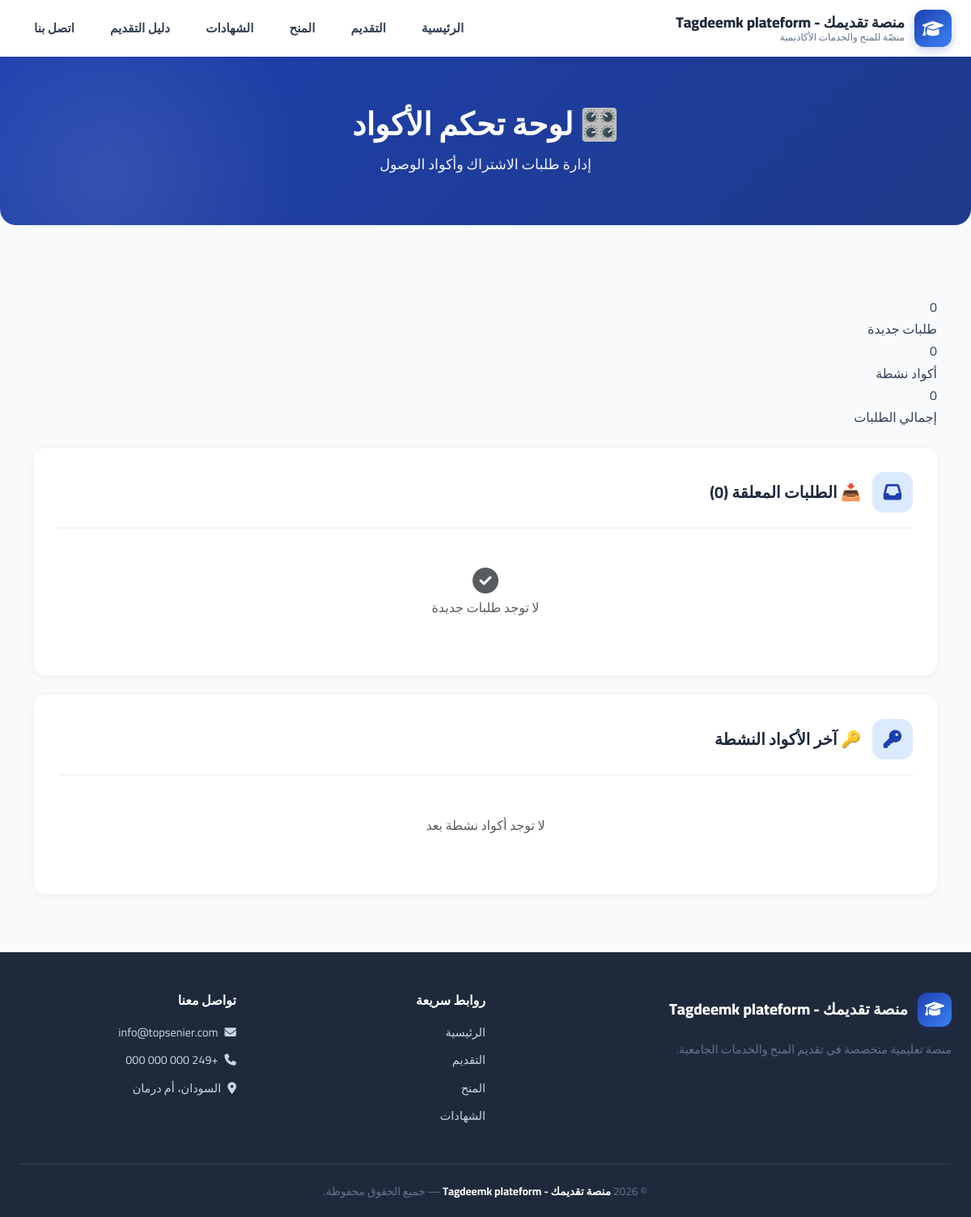
Page /access/dashboard/ (signed in) on the committed database.
### apps/config_app/models.py (models this page shows, shortened)
class SiteSettings(models.Model):
    site_name = models.CharField(
        max_length=100,
        default='توب سينير',
        verbose_name='اسم الموقع'
    )
    site_tagline = models.CharField(
        max_length=200,
        default='منصّتي للمنح والخدمات الأكاديمية',
        verbose_name='الشعار الفرعي'
    )
    hero_badge = models.CharField(
        max_length=200,
        default='🎓 منصة سودانية متكاملة للتعليم الجامعي',
        verbose_name='شعار Hero'
    )
    hero_title = models.CharField(
        max_length=300,
        default='بوابتك إلى الجامعات والمنح والتوثيق',
        verbose_name='عنوان Hero'
    )
    hero_description = models.TextField(
        default='نقدّم لك تجربة تعليمية متكاملة تجمع بين التقديم الإلكتروني، والمنح، وترتيب الرغبات، وتوثيق الشهادات.',
        verbose_name='وصف Hero'
    )
    hero_background = models.ImageField(
        upload_to='hero/%Y/%m/',
        blank=True,
        null=True,
        verbose_name='خلفية Hero',
        help_text='المقاس المثالي: 1920×1080 بكسل - حجم أقل من 1 ميجا'
    )
    hero_overlay_opacity = models.FloatField(
        default=0.6,
        verbose_name='شفافية الطبقة الداكنة',
        help_text='من 0 (بدون طبقة) إلى 1 (طبقة معتمة تماماً)'
    )
    hero_btn1_text = models.CharField(
        max_length=50,
        default='رتّب رغباتك',
        verbose_name='نص الزر الأول',
        blank=True,
    )
    hero_btn1_icon = models.CharField(
        max_length=50,
        default='fa-list-ol',
        verbose_name='أيقونة الزر الأول',
        blank=True,
        help_text='مثال: fa-list-ol',
    )
    hero_btn2_text = models.CharField(
        max_length=50,
        default='قدّم الآن',
        verbose_name='نص الزر الثاني',
        blank=True,
    )
    hero_btn2_icon = models.CharField(
        max_length=50,
        default='fa-paper-plane',
        verbose_name='أيقونة الزر الثاني',
        blank=True,
    )
    contact_phone = models.CharField(
        max_length=50,
        default='+249 000 000 000',
        verbose_name='رقم الهاتف'
    )
    contact_email = models.EmailField(
        default='info@topsenier.com',
        verbose_name='البريد الإلكتروني'
    )
    contact_address = models.CharField(
        max_length=200,
        default='السودان، أم درمان',
        verbose_name='العنوان'
    )
    whatsapp_number = models.CharField(
        max_length=50,
        default='+249000000000',
        verbose_name='رقم الواتساب'
    )
    facebook_url = models.URLField(
        blank=True,
        null=True,
        verbose_name='رابط فيسبوك'
    )
    linkedin_url = models.URLField(
        blank=True,
        null=True,
        verbose_name='رابط لينكدإن'
    )
    about_us = models.TextField(
        default='منصة سودانية متكاملة تهدف إلى تسهيل رحلة الطالب الأكاديمية من التقديم للجامعات حتى استخراج الشهادات.',
        verbose_name='من نحن',
    )
    facebook_page = models.URLField(
        blank=True, null=True,
        verbose_name='صفحة فيسبوك',
    )
    facebook_group = models.URLField(
        blank=True, null=True,
        verbose_name='مجموعة فيسبوك',
    )
    telegram_channel = models.URLField(
        blank=True, null=True,
        verbose_name='قناة تيليجرام',
    )
    telegram_group = models.URLField(
        blank=True, null=True,
        verbose_name='مجموعة تيليجرام',
    )
    instagram_url = models.URLField(
        blank=True, null=True,
        verbose_name='إنستغرام',
    )
    youtube_url = models.URLField(
        blank=True, null=True,
        verbose_name='يوتيوب',
    )
    tiktok_url = models.URLField(
        blank=True, null=True,
        verbose_name='تيك توك',
    )
    twitter_url = models.URLField(
        blank=True, null=True,
        verbose_name='X (تويتر)',
    )
    developer_name = models.CharField(
        max_length=100,
        default='',
        blank=True,
        verbose_name='اسم المطور',
    )
    developer_description = models.TextField(
        default='',
        blank=True,
        verbose_name='وصف المطور',
    )
    developer_email = models.EmailField(
        default='',
        blank=True,
        verbose_name='بريد المطور',
    )
    developer_whatsapp = models.CharField(
        max_length=50,
        default='',
        blank=True,
        verbose_name='واتساب المطور',
    )
    developer_github = models.URLField(
        default='',
        blank=True,
        verbose_name='GitHub المطور',
    )
    developer_website = models.URLField(
        default='',
        blank=True,
        verbose_name='موقع المطور',
    )
    is_active = models.BooleanField(
        default=True,
        verbose_name='نشط'
    )
    updated_at = models.DateTimeField(
        auto_now=True,
        verbose_name='آخر تحديث'
    )
    class Meta:
        verbose_name = 'إعدادات الموقع'
        verbose_name_plural = 'إعدادات الموقع'
    @classmethod
    def get_settings(cls):
        settings, created = cls.objects.get_or_create(pk=1)
        return settings

### apps/access/views.py (the view)
# urls.py: path('dashboard/', views.dashboard, name='dashboard'),
@staff_member_required
def dashboard(request):
    pending = AccessCode.objects.filter(status='pending').order_by('created_at')
    active = AccessCode.objects.filter(status='active').order_by('-approved_at')[:50]
    stats = {
        'pending_count': pending.count(),
        'active_count': AccessCode.objects.filter(status='active').count(),
        'total': AccessCode.objects.count(),
    }
    return render(request, 'access/dashboard.html', {
        'pending': pending,
        'active': active,
        'stats': stats,
    })

### templates/access/dashboard.html (shortened to what this page needs)
{% extends 'base.html' %}
{% load static %}
{% block content %}
<link rel="stylesheet" href="{% static 'css/style.css' %}">
<div class="page-hero">
    <h1>🎛️ لوحة تحكم الأكواد</h1>
    <p>إدارة طلبات الاشتراك وأكواد الوصول</p>
</div>
<div class="container py-5">
    <div class="stats-grid mb-4">
        <div class="stat-card bg-high">
            <div class="number">{{ stats.pending_count }}</div>
            <div class="label">طلبات جديدة</div>
        </div>
        <div class="stat-card bg-good">
            <div class="number">{{ stats.active_count }}</div>
            <div class="label">أكواد نشطة</div>
        </div>
        <div class="stat-card bg-low">
            <div class="number">{{ stats.total }}</div>
            <div class="label">إجمالي الطلبات</div>
        </div>
    </div>
    <div class="info-card mb-4">
        <div class="info-card-header">
            <i class="fa-solid fa-inbox"></i>
            <h3>📥 الطلبات المعلقة ({{ stats.pending_count }})</h3>
        </div>
        {% if pending %}
            <div id="pendingList">
                {% for req in pending %}
                    <div class="selected-item" id="req-{{ req.pk }}" style="padding:15px;">
                        <div class="info" style="flex:1;">
                            <h6>
                                <strong>{{ req.request_code }}</strong> - {{ req.full_name }}
                            </h6>
                            <small>
                                <i class="fa-solid fa-phone"></i> {{ req.phone_number }}
                                | <i class="fa-solid fa-clock"></i>
                                {{ req.created_at|timesince }} مضت
                            </small>
                        </div>
                        <div>
                            <button class="btn btn-success btn-sm" onclick="approveRequest({{ req.pk }})">
                                <i class="fa-solid fa-check"></i> موافقة
                            </button>
                            <button class="btn btn-danger btn-sm" onclick="rejectRequest({{ req.pk }})">
                                <i class="fa-solid fa-times"></i> رفض
                            </button>
                        </div>
                    </div>
                {% endfor %}
            </div>
        {% else %}
            <p class="text-center text-muted py-4">
                <i class="fa-solid fa-check-circle fa-2x"></i><br>
                لا توجد طلبات جديدة
            </p>
        {% endif %}
    </div>
    <div class="info-card">
        <div class="info-card-header">
            <i class="fa-solid fa-key"></i>
            <h3>🔑 آخر الأكواد النشطة</h3>
        </div>
        {% if active %}
            <div style="overflow-x:auto;">
                <table class="table table-hover">
                    <thead>
                        <tr>
                            <th>الكود</th>
                            <th>العميل</th>
                            <th>الرقم</th>
                            <th>الاستخدام</th>
                            <th>ينتهي</th>
                        </tr>
                    </thead>
                    <tbody>
                        {% for code in active %}
                            <tr>
                                <td><code style="font-size:0.85rem;">{{ code.code }}</code></td>
                                <td>{{ code.full_name }}</td>
                                <td>{{ code.phone_number }}</td>
                                <td>
                                    <span class="badge" style="background:#28a745;">
                                        {{ code.current_uses }}/{{ code.max_uses }}
                                    </span>
                                </td>
                                <td>
                                    {% if code.expires_at %}
                                        {{ code.expires_at|date:"Y-m-d" }}
                                    {% else %}
                                        —
                                    {% endif %}
                                </td>
                            </tr>
                        {% endfor %}
                    </tbody>
                </table>
            </div>
        {% else %}
            <p class="text-center text-muted py-4">لا توجد أكواد نشطة بعد</p>
        {% endif %}
    </div>
</div>
{% endblock %}

### templates/partials/header.html (shortened to what this page needs)
<header class="header">
    <div class="header-container">
        <div class="logo" onclick="window.location.href='{% url 'home:index' %}'">
            <div class="logo-icon"><i class="fa-solid fa-graduation-cap"></i></div>
            <div class="logo-text">
                <span class="brand">{{ SITE_NAME }}</span>
                <span class="tagline">{{ SITE_TAGLINE }}</span>
            </div>
        </div>
        <nav class="nav-menu" id="navMenu">
            <a class="nav-link {% if request.resolver_match.app_name == 'home' %}active{% endif %}"
               href="{% url 'home:index' %}">الرئيسية</a>
            <a class="nav-link {% if request.resolver_match.app_name == 'admission' %}active{% endif %}"
               href="{% url 'admission:index' %}">التقديم</a>
            <a class="nav-link {% if request.resolver_match.app_name == 'scholarships' %}active{% endif %}"
               href="{% url 'scholarships:index' %}">المنح</a>
            <a class="nav-link {% if request.resolver_match.app_name == 'certificates' %}active{% endif %}"
               href="{% url 'certificates:index' %}">الشهادات</a>
            <a class="nav-link {% if request.resolver_match.app_name == 'guide' %}active{% endif %}"
               href="{% url 'guide:index' %}">دليل التقديم</a>
            <a class="nav-link {% if request.resolver_match.app_name == 'contact' %}active{% endif %}"
               href="{% url 'contact:index' %}">اتصل بنا</a>
        </nav>
    </div>
</header>

### templates/partials/footer.html
<footer class="footer">
    <div class="footer-grid">
        <div class="footer-about">
            <div class="footer-brand">
                <div class="logo-icon"><i class="fa-solid fa-graduation-cap"></i></div>
                <span class="brand">{{ SITE_NAME }}</span>
            </div>
            <p>منصة تعليمية متخصصة في تقديم المنح والخدمات الجامعية.</p>
        </div>
        <div class="footer-col">
            <h4>روابط سريعة</h4>
            <ul>
                <li><a href="{% url 'home:index' %}">الرئيسية</a></li>
                <li><a href="{% url 'admission:index' %}">التقديم</a></li>
                <li><a href="{% url 'scholarships:index' %}">المنح</a></li>
                <li><a href="{% url 'certificates:index' %}">الشهادات</a></li>
            </ul>
        </div>
        <div class="footer-col">
            <h4>تواصل معنا</h4>
            <ul>
                <li><a><i class="fa-solid fa-envelope"></i> {{ SITE_EMAIL }}</a></li>
                <li><a><i class="fa-solid fa-phone"></i> {{ SITE_PHONE }}</a></li>
                <li><a><i class="fa-solid fa-location-dot"></i> {{ SITE_ADDRESS }}</a></li>
            </ul>
        </div>
    </div>
    <div class="footer-bottom">
        © 2026 <strong>{{ SITE_NAME }}</strong> — جميع الحقوق محفوظة.
    </div>
</footer>

### rows in the picture
SiteSettings: site_name "منصة تقديمك - Tagdeemk plateform", site_tagline "منصّة للمنح والخدمات الأكاديمية", contact_email "info@topsenier.com", contact_phone "+249 000 000 000", contact_address "السودان، أم درمان"

### other values in the picture
{{ stats.pending_count }} "0"
{{ stats.active_count }} "0"
{{ stats.total }} "0"
